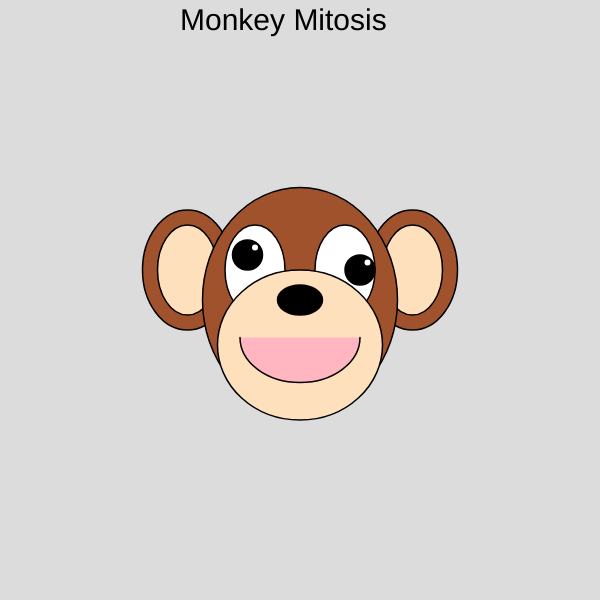
Frame 1 (no input)
Frame 60 (no input): identical to frame 1, image omitted
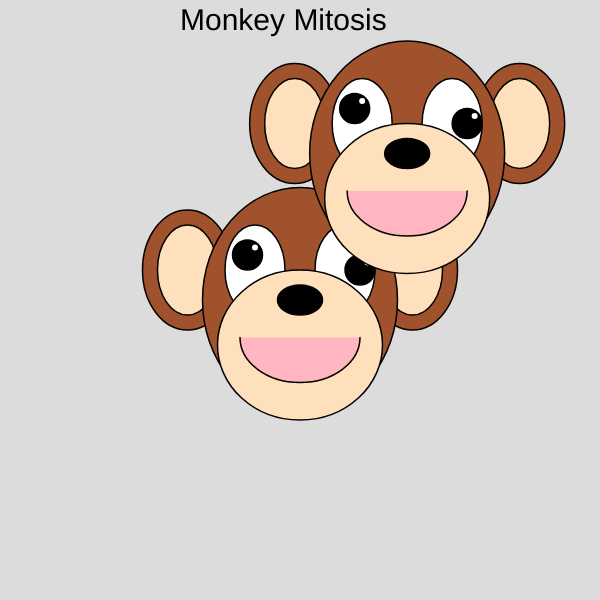
Frame 120 (the mouse pressed at the canvas centre since frame 60)

The p5.js sketch that drew these frames (run headless with seeded random() and noise() and a simulated clock; from frame 60 on, the mouse is pressed at the canvas centre):

// p5.js sketch
// ── sketch.js
let monkeys = [];
let scaleFactor = 1.5; 

function setup() {
  createCanvas(600, 600);
  monkeys.push({x: width / 2, y: height / 2});
}

function draw() {
  background(220);
  
  textSize(30);
  text('Monkey Mitosis', 180, 30);

  
  for (let i = 0; i < monkeys.length; i++) {
    drawMonkeyHead(monkeys[i].x, monkeys[i].y, scaleFactor);
  }
}

function mousePressed() {
  if (mouseButton === LEFT) {
  
    let newMonkeys = [];
    for (let i = 0; i < monkeys.length; i++) {
      let newX = random(50, width - 50);
      let newY = random(50, height - 50); 
      newMonkeys.push({x: newX, y: newY});
    }
    
    
    monkeys = monkeys.concat(newMonkeys);
  }
}


function drawMonkeyHead(x, y, scaleSize) {
  push();
  translate(x, y); 
  scale(scaleSize); 
  
  
  fill(160, 82, 45); 
  ellipse(-75, -20, 60, 80); 
  ellipse(75, -20, 60, 80);  
  
  fill(255, 224, 189); 
  ellipse(-75, -20, 40, 60); 
  ellipse(75, -20, 40, 60);  


  
  
  fill(160, 82, 45); 
  ellipse(0, 0, 130, 150); 
  
  
  fill(255); 
  ellipse(-30, -20, 40, 60); 
  ellipse(30, -20, 40, 60);  
  
  fill(0); 
  ellipse(-35, -30, 20, 20);
  ellipse(40, -20, 20, 20); 
  
  fill(255); 
  ellipse(-30, -35, 5, 5); 
  ellipse(45, -25, 5, 5);  

  fill(255, 224, 189); 
  ellipse(0, 30, 110, 100); 
  
  
  
  fill(0); 
  ellipse(0, 0, 30, 20); 
  
  
  fill(255, 182, 193); 
  arc(0, 25, 80, 60, 0, PI); 
  
  pop(); 
}
